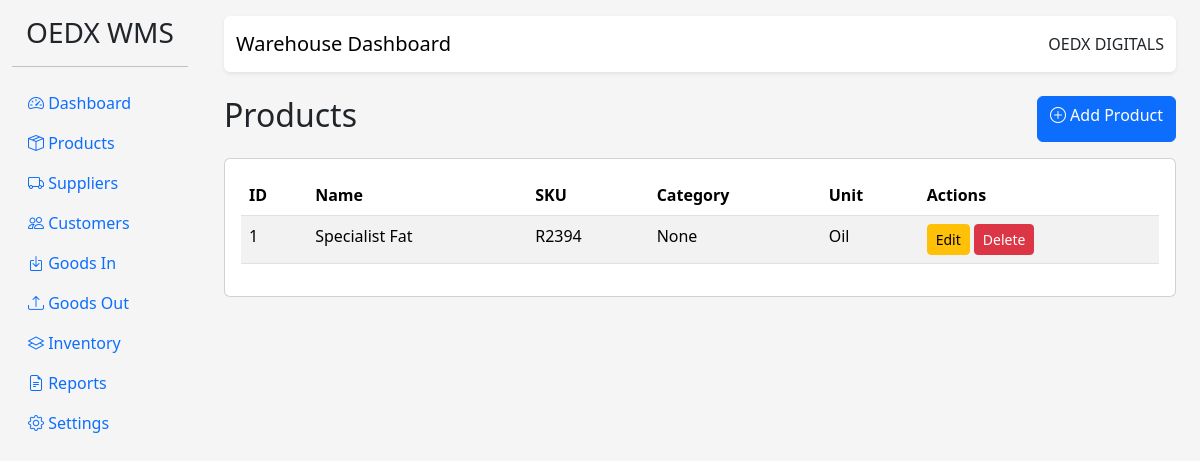
/products/, run on an earlier commit of the app's database.
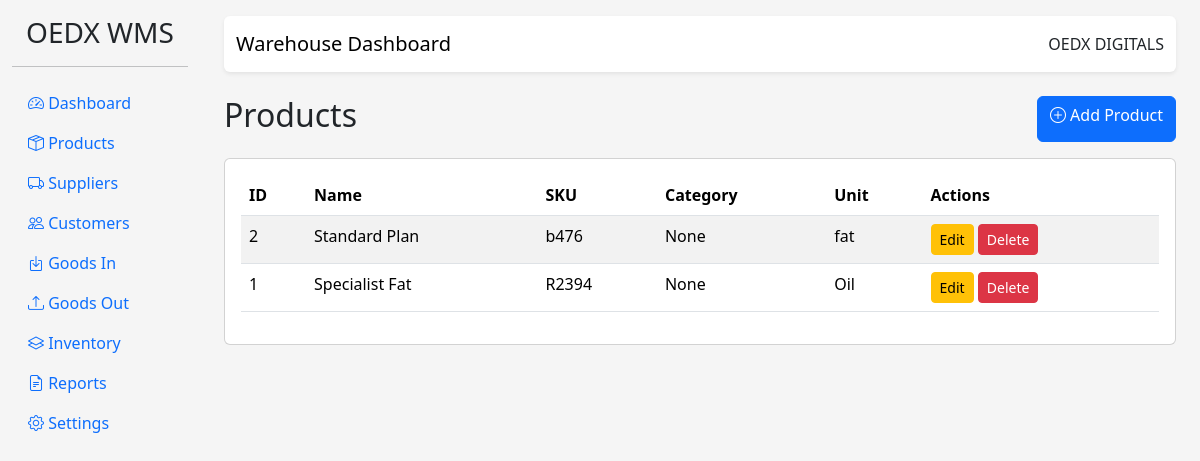
And on a later commit of the database.
### app/models/product.py (models this page shows, shortened)
class Product(db.Model):
    __tablename__ = "products"
    id = db.Column(db.Integer, primary_key=True)
    name = db.Column(
        db.String(150),
        nullable=False
    )
    sku = db.Column(
        db.String(100),
        unique=True
    )
    barcode = db.Column(
        db.String(100),
        unique=True
    )
    category_id = db.Column(
        db.Integer,
        db.ForeignKey("categories.id")
    )
    brand = db.Column(
        db.String(100)
    )
    unit = db.Column(
        db.String(30)
    )
    minimum_stock = db.Column(
        db.Integer,
        default=0
    )
    description = db.Column(
        db.Text
    )
    status = db.Column(
        db.String(20),
        default="Active"
    )
    created_at = db.Column(
        db.DateTime,
        default=datetime.utcnow
    )
    batches = db.relationship(
        "Batch",
        backref="product",
        lazy=True,
        cascade="all, delete-orphan"
    )
    goods_in_items = db.relationship(
        "GoodsInItem",
        backref="product",
        lazy=True
    )

### app/blueprints/products.py (the view)
@products_bp.route("/")
def index():
    products = Product.query.order_by(Product.id.desc()).all()
    return render_template(
        "products/list.html",
        products=products,
    )

### templates/products/list.html
{% extends "base.html" %}
{% block content %}
<div class="d-flex justify-content-between mb-3">
<h2>Products</h2>
<a href="{{ url_for('products.new') }}" class="btn btn-primary">
<i class="bi bi-plus-circle"></i>
Add Product
</a>
</div>
<div class="card">
<div class="card-body">
<table class="table table-striped">
<thead>
<tr>
<th>ID</th>
<th>Name</th>
<th>SKU</th>
<th>Category</th>
<th>Unit</th>
<th>Actions</th>
</tr>
</thead>
<tbody>
{% for product in products %}
<tr>
<td>{{ product.id }}</td>
<td>{{ product.name }}</td>
<td>{{ product.sku }}</td>
<td>{{ product.category }}</td>
<td>{{ product.unit }}</td>
<td>
<a href="#" class="btn btn-sm btn-warning">
Edit
</a>
<a href="#" class="btn btn-sm btn-danger">
Delete
</a>
</td>
</tr>
{% else %}
<tr>
<td colspan="6" class="text-center">
No products found.
</td>
</tr>
{% endfor %}
</tbody>
</table>
</div>
</div>
{% endblock %}

What changed in the data, as far as the page shows it:
added Product: id "2", name "Standard Plan", sku "b476", category "None", unit "fat"
